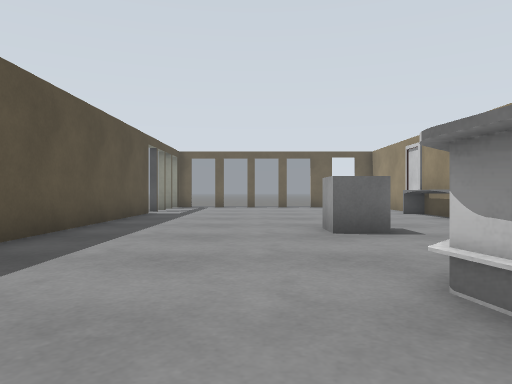
view 1 (above)

15 first-person views from a walk through a Gazebo world. The camera is 0.72 m above the floor, looks level and sees 70° across. The floor is counted in squares, 1 m on a side. Each view is taken from the middle of a square. On the plan, view 1 faces up. The plan holds only what a view shows up to about 11 squares ahead; the rest is blank.

view 2
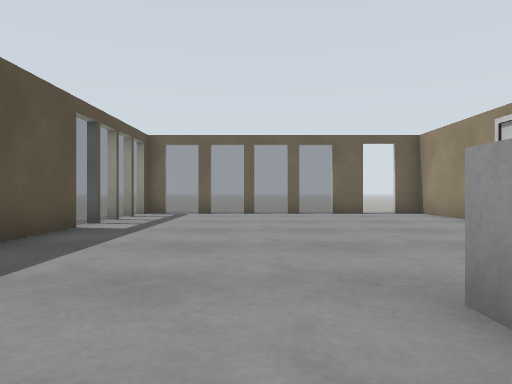

view 3
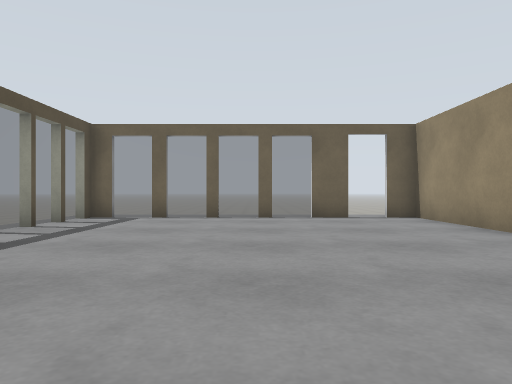

view 4
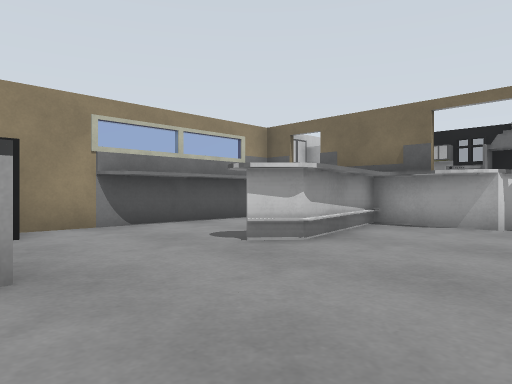

view 5
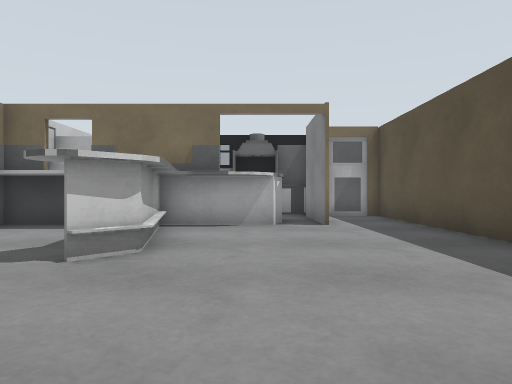

view 6
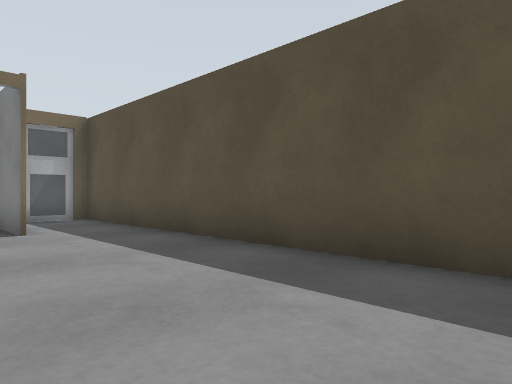

view 7
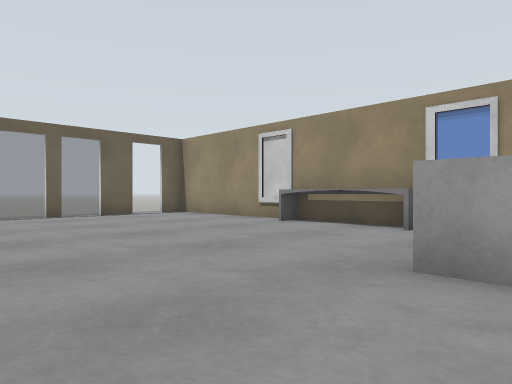

view 8
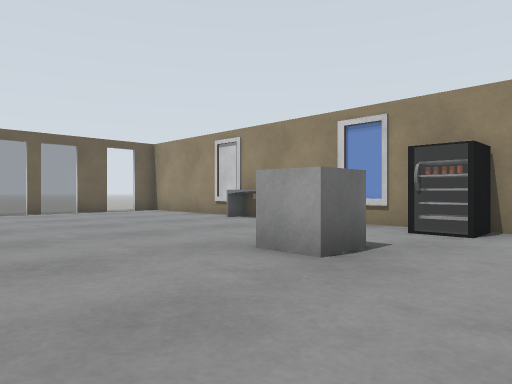

view 9
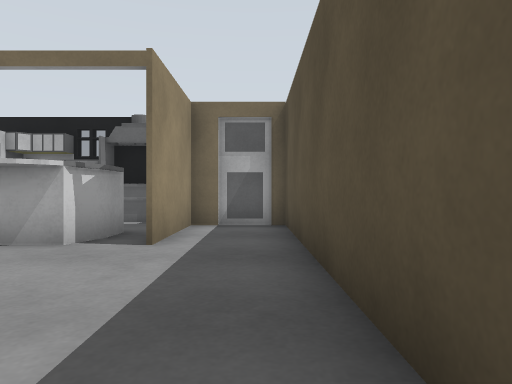

view 10
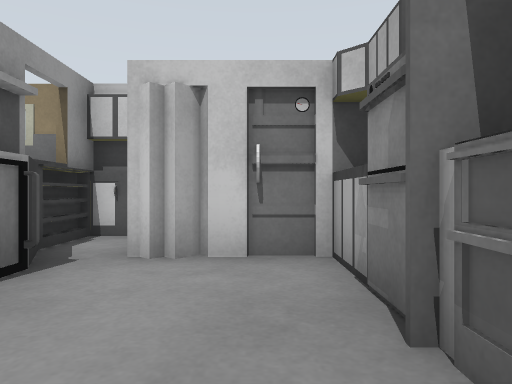

view 11
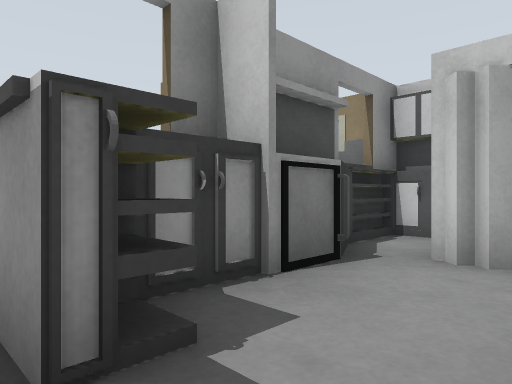

view 12
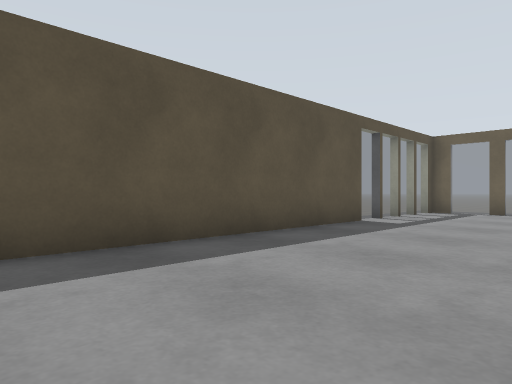

view 13
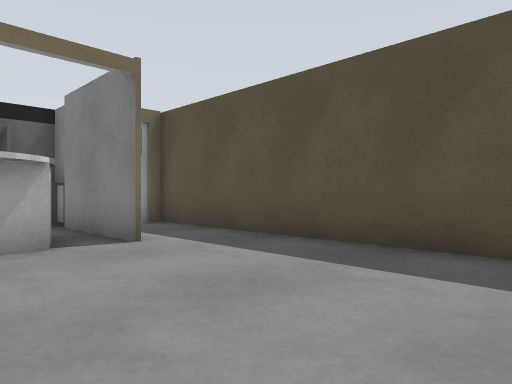

view 14
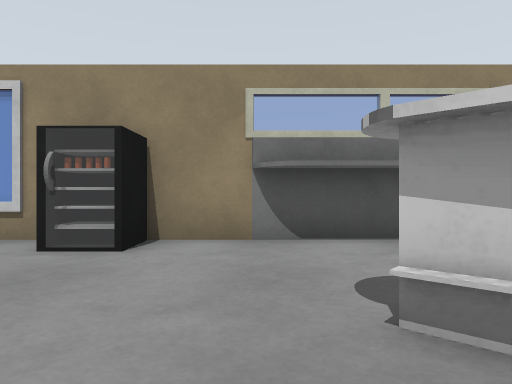

view 15
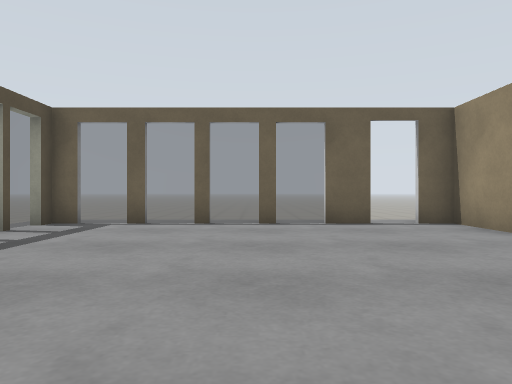

### Floor plan
Key: @ floor where view 1 was taken; # wall or solid block; . floor; = window, fence, low wall or low ledge; B grey box.
Columns run from 4 left of view 1 to 6 right of it. Each row starts with its distance up from view 1.
 18  .........
 17 #======#.##
 16 =.........#
 15 =.........#
 14 =.........#
 13 =.........#
 12 #........=#
 11 #........=
 10 #........=
  9 #........=#
  8 #.........=
  7 #.....B...#
  6 #........=#
  5 #.........#
  4 #........##
  3 #.....#..#
  2 #.....#..#
  1 #.....#..#
  0 #...@.####
 -1 #.#.######
 -2 #.#.##==##
 -3 #.#....###
 -4 ###....#
 -5   ##=###
 -6    #####

Positions as (right, up) in squares from view 1, and headings:
1: (0, 0), facing up
2: (0, 5), facing up
3: (1, 7), facing up
4: (-2, 7), facing down-right
5: (0, 7), facing down
6: (0, 6), facing down-left
7: (-2, 6), facing up-right
8: (-2, 4), facing up-right
9: (-3, 4), facing down
10: (-1, -4), facing right
11: (-1, -4), facing up-right
12: (1, 4), facing up-left
13: (1, 4), facing down-left
14: (0, 4), facing right
15: (1, 9), facing up
